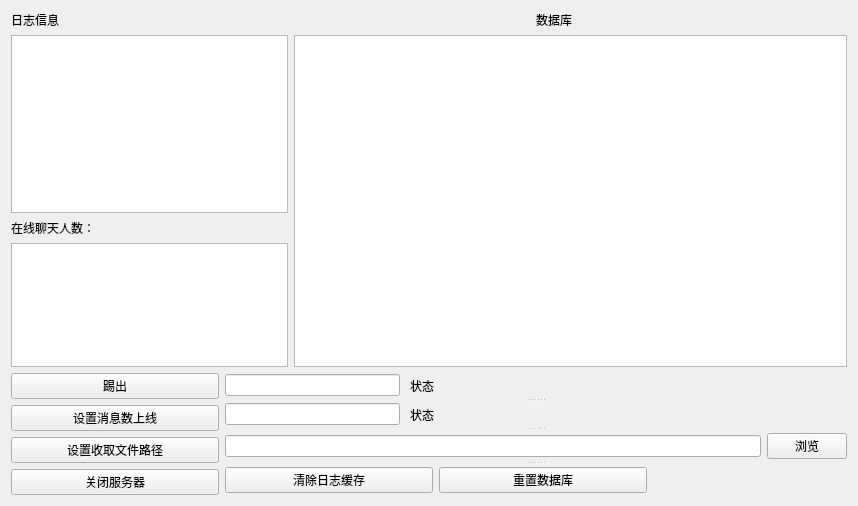
<?xml version="1.0" encoding="UTF-8"?>
<ui version="4.0">
 <class>Server</class>
 <widget class="QWidget" name="Server">
  <property name="geometry">
   <rect>
    <x>0</x>
    <y>0</y>
    <width>858</width>
    <height>506</height>
   </rect>
  </property>
  <property name="windowTitle">
   <string>Server</string>
  </property>
  <layout class="QVBoxLayout" name="verticalLayout_3">
   <item>
    <layout class="QHBoxLayout" name="horizontalLayout_2" stretch="5,3">
     <item>
      <widget class="QLabel" name="label">
       <property name="text">
        <string>日志信息</string>
       </property>
      </widget>
     </item>
     <item>
      <widget class="QLabel" name="label_2">
       <property name="text">
        <string>数据库</string>
       </property>
      </widget>
     </item>
    </layout>
   </item>
   <item>
    <layout class="QHBoxLayout" name="horizontalLayout" stretch="1,2">
     <item>
      <layout class="QVBoxLayout" name="verticalLayout" stretch="10,1,7">
       <item>
        <widget class="QListWidget" name="logInfo"/>
       </item>
       <item>
        <widget class="QLabel" name="curChatersCnt">
         <property name="text">
          <string>在线聊天人数：</string>
         </property>
        </widget>
       </item>
       <item>
        <widget class="QListView" name="logChatersInfo"/>
       </item>
      </layout>
     </item>
     <item>
      <widget class="QTableView" name="chatInfo"/>
     </item>
    </layout>
   </item>
   <item>
    <layout class="QHBoxLayout" name="horizontalLayout_7" stretch="1,3">
     <item>
      <layout class="QVBoxLayout" name="verticalLayout_2">
       <item>
        <widget class="QPushButton" name="btnKick">
         <property name="text">
          <string>踢出</string>
         </property>
        </widget>
       </item>
       <item>
        <widget class="QPushButton" name="btnSerMsgLimit">
         <property name="text">
          <string>设置消息数上线</string>
         </property>
        </widget>
       </item>
       <item>
        <widget class="QPushButton" name="btnSetFileReceivePath">
         <property name="text">
          <string>设置收取文件路径</string>
         </property>
        </widget>
       </item>
       <item>
        <widget class="QPushButton" name="btnSerClose">
         <property name="text">
          <string>关闭服务器</string>
         </property>
        </widget>
       </item>
      </layout>
     </item>
     <item>
      <widget class="QSplitter" name="splitter">
       <property name="orientation">
        <enum>Qt::Vertical</enum>
       </property>
       <widget class="QWidget" name="layoutWidget">
        <layout class="QHBoxLayout" name="horizontalLayout_3" stretch="2,5">
         <property name="spacing">
          <number>10</number>
         </property>
         <item>
          <widget class="QLineEdit" name="kickPerson"/>
         </item>
         <item>
          <widget class="QLabel" name="kickState">
           <property name="text">
            <string>状态</string>
           </property>
          </widget>
         </item>
        </layout>
       </widget>
       <widget class="QWidget" name="layoutWidget">
        <layout class="QHBoxLayout" name="horizontalLayout_4" stretch="2,5">
         <property name="spacing">
          <number>10</number>
         </property>
         <item>
          <widget class="QLineEdit" name="msgNumEdit"/>
         </item>
         <item>
          <widget class="QLabel" name="msgNumState">
           <property name="text">
            <string>状态</string>
           </property>
          </widget>
         </item>
        </layout>
       </widget>
       <widget class="QWidget" name="layoutWidget">
        <layout class="QHBoxLayout" name="horizontalLayout_6">
         <item>
          <widget class="QLineEdit" name="fileReceivePathEdit"/>
         </item>
         <item>
          <widget class="QPushButton" name="btnFileReceivePathSearcher">
           <property name="text">
            <string>浏览</string>
           </property>
          </widget>
         </item>
        </layout>
       </widget>
       <widget class="QWidget" name="layoutWidget">
        <layout class="QHBoxLayout" name="horizontalLayout_5">
         <property name="rightMargin">
          <number>200</number>
         </property>
         <item>
          <widget class="QPushButton" name="btnLogClear">
           <property name="text">
            <string>清除日志缓存</string>
           </property>
          </widget>
         </item>
         <item>
          <widget class="QPushButton" name="btnDBReset">
           <property name="text">
            <string>重置数据库</string>
           </property>
          </widget>
         </item>
        </layout>
       </widget>
      </widget>
     </item>
    </layout>
   </item>
  </layout>
 </widget>
 <resources/>
 <connections/>
</ui>
